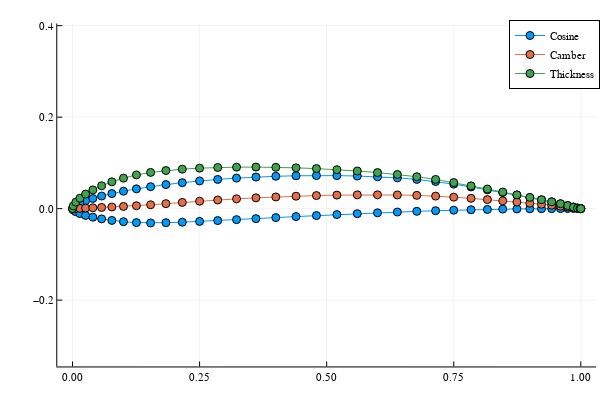

Source (notebook cell):
### Markdown cell above
### Plotting

### Code cell
plot(cos_foil[:,1], cos_foil[:,2], marker = ".", label = "Cosine")
plot!(xcamthick[:,1], xcamthick[:,2], marker = ".", label = "Camber")
plot!(xcamthick[:,1], xcamthick[:,3], marker = ".", label = "Thickness", aspect_ratio=:equal)

### Figure 1 — Plotly figure (JSON) as saved in the notebook; plotly's stock layout.template omitted (floating-point values rounded to 4 significant figures)
{"data": [{"colorbar": {"title": ""}, "legendgroup": "Cosine", "line": {"color": "rgba(0, 154, 250, 1.000)", "dash": "solid", "shape": "linear", "width": 1}, "marker": {"color": "rgba(0, 154, 250, 1.000)", "line": {"color": "rgba(0, 0, 0, 1.000)", "width": 1}, "size": 8, "symbol": "circle"}, "mode": "lines+markers", "name": "Cosine", "showlegend": true, "type": "scatter", "x": [1, 0.9984, 0.9935, 0.9855, 0.9743, 0.96, 0.9427, 0.9226, 0.8997, 0.8743, 0.8464, 0.8162, 0.784, 0.75, 0.7143, 0.6773, 0.6391, 0.6, 0.5603, 0.5201, 0.4799, 0.4397, 0.4, 0.3609, 0.3227, 0.2857, 0.25, 0.216, 0.1838, 0.1536, 0.1258, 0.1003, 0.07741, 0.05728, 0.04002, 0.02574, 0.01454, 0.006485, 0.001631, 1e-05, 0.001631, 0.006485, 0.01454, 0.02574, 0.04002, 0.05728, 0.07741, 0.1003, 0.1258, 0.1536, 0.1838, 0.216, 0.25, 0.2857, 0.3227, 0.3609, 0.4, 0.4397, 0.4799, 0.5201, 0.5603, 0.6, 0.6391, 0.6773, 0.7143, 0.75, 0.784, 0.8162, 0.8464, 0.8743, 0.8997, 0.9226, 0.9427, 0.96, 0.9743, 0.9855, 0.9935, 0.9984, 1], "xaxis": "x", "y": [0, 0.0002934, 0.001415, 0.003623, 0.006872, 0.01076, 0.01489, 0.01932, 0.02418, 0.02947, 0.03516, 0.04117, 0.04738, 0.05358, 0.05934, 0.06392, 0.06726, 0.06964, 0.07126, 0.07217, 0.07233, 0.07185, 0.07075, 0.06901, 0.06672, 0.06388, 0.06054, 0.05678, 0.05256, 0.04803, 0.0432, 0.03811, 0.0329, 0.02757, 0.02224, 0.01704, 0.01198, 0.007352, 0.003019, -0.00019, -0.002951, -0.00676, -0.01069, -0.01476, -0.01866, -0.0224, -0.02574, -0.02852, -0.03056, -0.03121, -0.03071, -0.02956, -0.02797, -0.0261, -0.02402, -0.02184, -0.0196, -0.01735, -0.01515, -0.01302, -0.01102, -0.009148, -0.007434, -0.005897, -0.00455, -0.003401, -0.002432, -0.001666, -0.001065, -0.0006423, -0.0003527, -0.0001766, -5.374e-05, 9.993e-05, 0.0003016, 0.0004181, 0.000341, 0.0001329, 0], "yaxis": "y", "zmax": null, "zmin": null}, {"colorbar": {"title": ""}, "legendgroup": "Camber", "line": {"color": "rgba(227, 111, 71, 1.000)", "dash": "solid", "shape": "linear", "width": 1}, "marker": {"color": "rgba(227, 111, 71, 1.000)", "line": {"color": "rgba(0, 0, 0, 1.000)", "width": 1}, "size": 8, "symbol": "circle"}, "mode": "lines+markers", "name": "Camber", "showlegend": true, "type": "scatter", "x": [1e-05, 0.001631, 0.006485, 0.01454, 0.02574, 0.04002, 0.05728, 0.07741, 0.1003, 0.1258, 0.1536, 0.1838, 0.216, 0.25, 0.2857, 0.3227, 0.3609, 0.4, 0.4397, 0.4799, 0.5201, 0.5603, 0.6, 0.6391, 0.6773, 0.7143, 0.75, 0.784, 0.8162, 0.8464, 0.8743, 0.8997, 0.9226, 0.9427, 0.96, 0.9743, 0.9855, 0.9935, 0.9984, 1], "xaxis": "x", "y": [-0.00019, 3.367e-05, 0.000296, 0.0006448, 0.001141, 0.001788, 0.002581, 0.003579, 0.004795, 0.006322, 0.00841, 0.01093, 0.01361, 0.01629, 0.01889, 0.02135, 0.02358, 0.02558, 0.02725, 0.02859, 0.02958, 0.03012, 0.03025, 0.02991, 0.02901, 0.0274, 0.02509, 0.02247, 0.01975, 0.01705, 0.01441, 0.01191, 0.00957, 0.007416, 0.00543, 0.003587, 0.002021, 0.0008778, 0.0002131, 0], "yaxis": "y", "zmax": null, "zmin": null}, {"colorbar": {"title": ""}, "legendgroup": "Thickness", "line": {"color": "rgba(62, 164, 78, 1.000)", "dash": "solid", "shape": "linear", "width": 1}, "marker": {"color": "rgba(62, 164, 78, 1.000)", "line": {"color": "rgba(0, 0, 0, 1.000)", "width": 1}, "size": 8, "symbol": "circle"}, "mode": "lines+markers", "name": "Thickness", "showlegend": true, "type": "scatter", "x": [1e-05, 0.001631, 0.006485, 0.01454, 0.02574, 0.04002, 0.05728, 0.07741, 0.1003, 0.1258, 0.1536, 0.1838, 0.216, 0.25, 0.2857, 0.3227, 0.3609, 0.4, 0.4397, 0.4799, 0.5201, 0.5603, 0.6, 0.6391, 0.6773, 0.7143, 0.75, 0.784, 0.8162, 0.8464, 0.8743, 0.8997, 0.9226, 0.9427, 0.96, 0.9743, 0.9855, 0.9935, 0.9984, 1], "xaxis": "x", "y": [0, 0.00597, 0.01411, 0.02267, 0.03179, 0.0409, 0.04997, 0.05864, 0.06664, 0.07376, 0.07924, 0.08327, 0.08634, 0.08851, 0.08998, 0.09074, 0.09085, 0.09034, 0.0892, 0.08747, 0.08519, 0.08229, 0.07879, 0.07469, 0.06981, 0.06389, 0.05698, 0.04981, 0.04284, 0.03623, 0.03011, 0.02453, 0.01949, 0.01494, 0.01066, 0.00657, 0.003205, 0.001074, 0.0001605, 0], "yaxis": "y", "zmax": null, "zmin": null}], "layout": {"annotations": [], "height": 400, "legend": {"bgcolor": "rgba(255, 255, 255, 1.000)", "bordercolor": "rgba(0, 0, 0, 1.000)", "borderwidth": 1, "font": {"color": "rgba(0, 0, 0, 1.000)", "family": "sans-serif", "size": 11}, "tracegroupgap": 0, "traceorder": "normal", "x": 1, "xanchor": "auto", "y": 1, "yanchor": "auto"}, "margin": {"b": 20, "l": 0, "r": 0, "t": 20}, "paper_bgcolor": "rgba(255, 255, 255, 1.000)", "plot_bgcolor": "rgba(255, 255, 255, 1.000)", "showlegend": true, "width": 600, "xaxis": {"anchor": "y", "domain": [0.09545, 0.9934], "gridcolor": "rgba(0, 0, 0, 0.100)", "gridwidth": 0.5, "linecolor": "rgba(0, 0, 0, 1.000)", "mirror": false, "range": [-0.02999, 1.03], "showgrid": true, "showline": true, "showticklabels": true, "tickangle": 0, "tickcolor": "rgb(0, 0, 0)", "tickfont": {"color": "rgba(0, 0, 0, 1.000)", "family": "sans-serif", "size": 11}, "tickmode": "array", "ticks": "inside", "ticktext": ["0.00", "0.25", "0.50", "0.75", "1.00"], "tickvals": [0, 0.25, 0.5, 0.75, 1], "title": "", "titlefont": {"color": "rgba(0, 0, 0, 1.000)", "family": "sans-serif", "size": 15}, "type": "-", "visible": true, "zeroline": false, "zerolinecolor": "rgba(0, 0, 0, 1.000)"}, "yaxis": {"anchor": "x", "domain": [0.03762, 0.9902], "gridcolor": "rgba(0, 0, 0, 0.100)", "gridwidth": 0.5, "linecolor": "rgba(0, 0, 0, 1.000)", "mirror": false, "range": [-0.345, 0.4046], "showgrid": true, "showline": true, "showticklabels": true, "tickangle": 0, "tickcolor": "rgb(0, 0, 0)", "tickfont": {"color": "rgba(0, 0, 0, 1.000)", "family": "sans-serif", "size": 11}, "tickmode": "array", "ticks": "inside", "ticktext": ["−0.2", "0.0", "0.2", "0.4"], "tickvals": [-0.2, 0, 0.2, 0.4], "title": "", "titlefont": {"color": "rgba(0, 0, 0, 1.000)", "family": "sans-serif", "size": 15}, "type": "-", "visible": true, "zeroline": false, "zerolinecolor": "rgba(0, 0, 0, 1.000)"}}}
